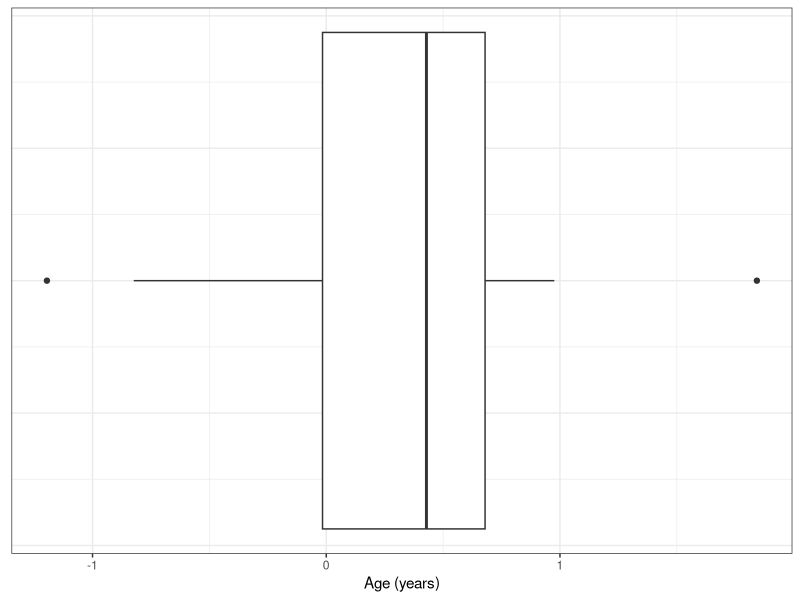
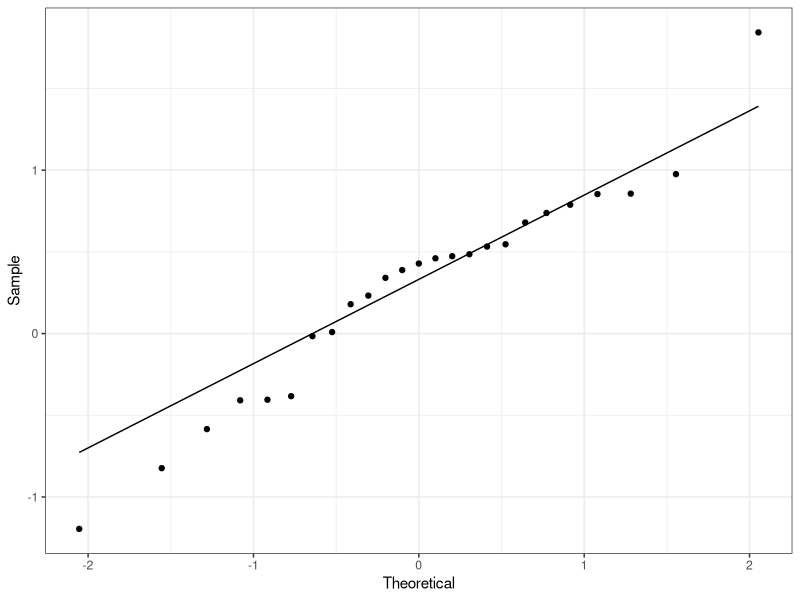
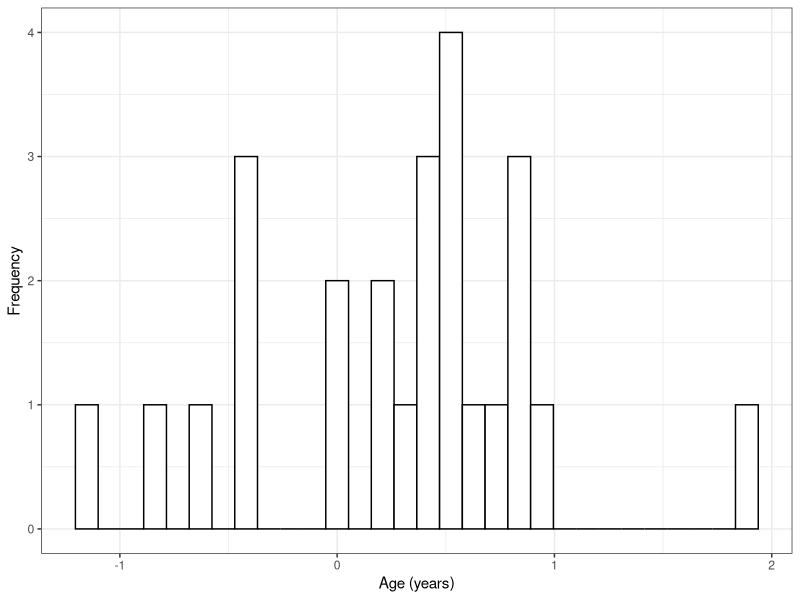
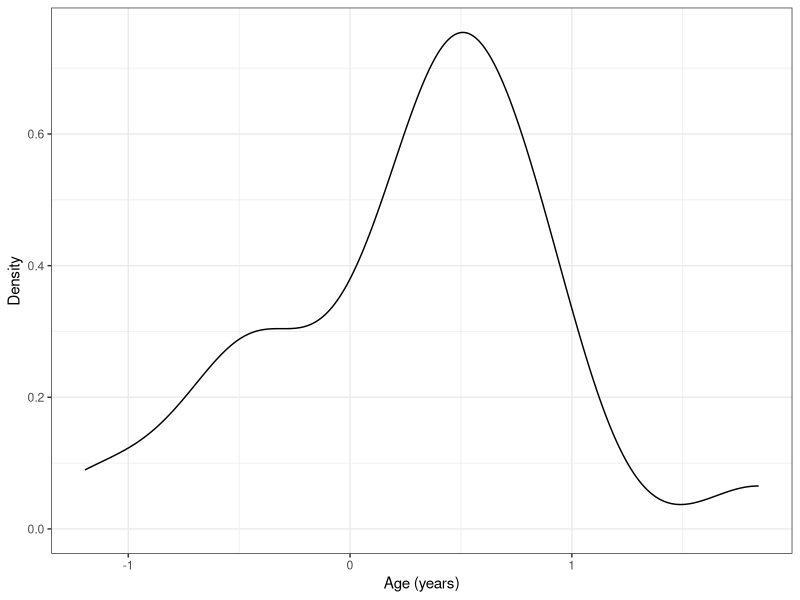
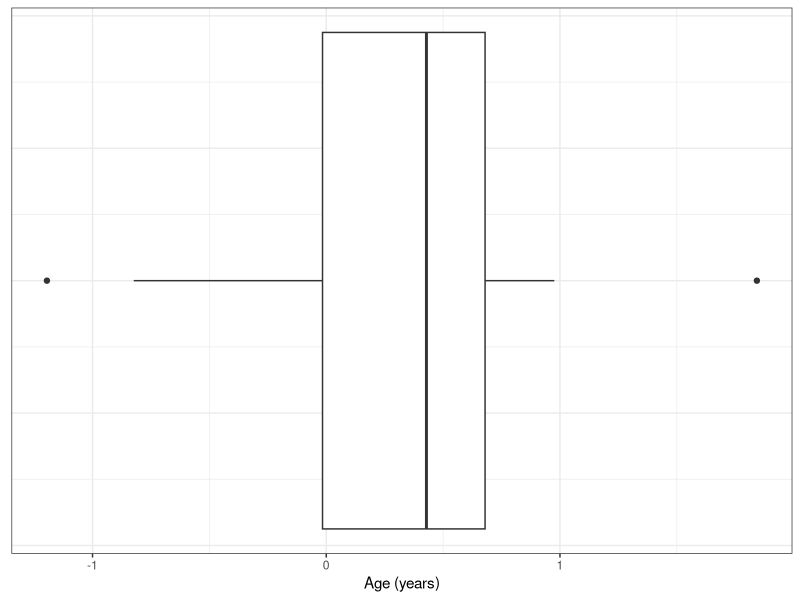

The R script that drew these images, in order:
#####SETUP#####
library(tidyverse)
library(broom)

#####DEFINE HYPOTHESIS#####
### null hypothesis: mean of my data equals `null_mean`
null_mean <- 0

### one-sided or two-sided test? what's the alpha?
# two-sided test alternative: mean of my data does not equal `null_mean`
# one-sided lesser alternative: mean of my data is less than `null_mean`
# one-sided greater alternative: mean of my data is greater than `null_mean`
two_sided <- TRUE
less_than <- TRUE
alpha <- 0.05

#####INPUT DATA#####
### input your data (ideally, read from a file)
my_data <- rnorm(25)

### name your data (e.g. what should appear on a graph axis?)
data_title <- "Age (years)"

### view raw data
print(my_data)

#####VALIDATE#####
### ignore the code below until you reach the ASSUMPTIONS section
# confirm validity
if (!all(is.numeric(my_data))) {
  stop("Your data must be entirely made up of numbers", call. = FALSE)
}
if (sum(is.na(my_data)) > 0) {
  stop("Your data has missing values.", call. = FALSE)
}

# convert to tibble for some code
my_df <- tibble(x = my_data)

#####ASSUMPTIONS#####
### check for outliers using a boxplot
g_outlier <- ggplot(my_df, aes(x = x)) +
  geom_boxplot() +
  xlab(data_title) +
  theme_bw() +
  theme(axis.ticks.y = element_blank(),
        axis.text.y = element_blank())
ggsave("outlier-boxplot.png", g_outlier, width = 6, height = 2.5)

### check normality using a quantile-quantile plot
g_qq <- ggplot(my_df, aes(sample = x)) +
  stat_qq_line() +
  stat_qq() +
  xlab("Theoretical") +
  ylab("Sample") +
  theme_bw()
ggsave("normality-qqplot.png", g_qq, width = 5, height = 5)

#####VISUALIZE DATA#####
### general setup
g <- ggplot(my_df, aes(x = x)) +
  xlab(data_title) +
  theme_bw()

### histogram
g_hist <- g +
  geom_histogram(bins = 30, fill = "white", color = "black") +
  ylab("Frequency")
ggsave("histogram-data.png", g_hist, width = 6, height = 2.5)

### density plot
g_dens <- g +
  geom_density() +
  ylab("Density")
ggsave("density-data.png", g_dens, width = 6, height = 2.5)

### boxplot
g_box <- g +
  geom_boxplot() +
  theme(axis.ticks.y = element_blank(),
        axis.text.y = element_blank())
ggsave("boxplot-data.png", g_box, width = 6, height = 2.5)

#####STATISTICAL TEST#####
# conduct one-sample t-test
t_calc <- t.test(x = my_data,
                 mu = null_mean,
                 conf.level = alpha,
                 alternative = ifelse(two_sided, "two.sided",
                                      ifelse(less_than, "less", "greater")))

t_vals <- tidy(t_calc)

# output in 2 formats
print(t_calc)
print(t_vals)

#####VISUALIZE STATISTICAL TEST#####

